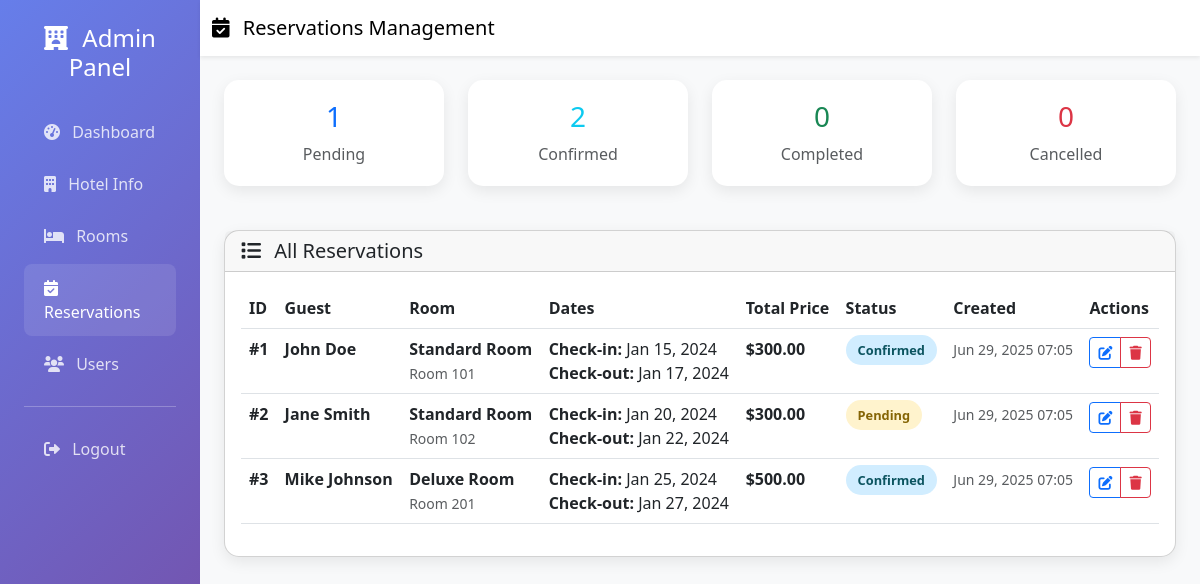
The app's page /admin/reservations.php (signed in) with its own data.
### tables this page shows
CREATE TABLE reservations (
    id INT AUTO_INCREMENT PRIMARY KEY,
    booking_id VARCHAR(50) UNIQUE NOT NULL,
    room_id INT NOT NULL,
    guest_name VARCHAR(255) NOT NULL,
    email VARCHAR(255) NOT NULL,
    phone VARCHAR(20),
    check_in_date DATE NOT NULL,
    check_out_date DATE NOT NULL,
    num_guests INT NOT NULL,
    total_price DECIMAL(10,2),
    status ENUM('pending', 'confirmed', 'cancelled', 'completed') DEFAULT 'pending',
    special_requests TEXT,
    created_at TIMESTAMP DEFAULT CURRENT_TIMESTAMP,
    updated_at TIMESTAMP DEFAULT CURRENT_TIMESTAMP ON UPDATE CURRENT_TIMESTAMP,
    FOREIGN KEY (room_id) REFERENCES rooms(id) ON DELETE CASCADE
);

CREATE TABLE rooms (
    id INT AUTO_INCREMENT PRIMARY KEY,
    name VARCHAR(100) NOT NULL,
    room_number VARCHAR(50) NOT NULL UNIQUE,
    room_type VARCHAR(100) NOT NULL,
    capacity INT NOT NULL,
    size INT,
    price_per_night DECIMAL(10,2) NOT NULL,
    description TEXT,
    has_wifi BOOLEAN DEFAULT TRUE,
    has_tv BOOLEAN DEFAULT TRUE,
    has_ac BOOLEAN DEFAULT TRUE,
    is_available BOOLEAN DEFAULT TRUE,
    image_url VARCHAR(500),
    created_at TIMESTAMP DEFAULT CURRENT_TIMESTAMP,
    updated_at TIMESTAMP DEFAULT CURRENT_TIMESTAMP ON UPDATE CURRENT_TIMESTAMP
);

### admin/reservations.php (the view, shortened to what this page needs)
<?php
$pdo = getDBConnection();
$stmt = $pdo->query("
    SELECT r.*,
           rm.room_type, rm.room_number, rm.price_per_night
    FROM reservations r
    JOIN rooms rm ON r.room_id = rm.id
    ORDER BY r.created_at DESC
");
$reservations = $stmt->fetchAll();
$stmt = $pdo->query("SELECT status, COUNT(*) as count FROM reservations GROUP BY status");
$statusCounts = $stmt->fetchAll();
$statusStats = [];
foreach ($statusCounts as $stat) {
    $statusStats[$stat['status']] = $stat['count'];
}
?>
<!DOCTYPE html>
<html lang="en">
<head>
    <link href="https://cdn.jsdelivr.net/npm/bootstrap@5.3.0/dist/css/bootstrap.min.css" rel="stylesheet">
    <link href="https://cdnjs.cloudflare.com/ajax/libs/font-awesome/6.0.0/css/all.min.css" rel="stylesheet">
</head>
<body>
    <div class="container-fluid">
        <div class="row">
            <div class="col-md-3 col-lg-2 px-0">
                <div class="sidebar">
                    <div class="p-4">
                        <h4 class="text-center mb-4">
                            <i class="fas fa-hotel me-2"></i>
                            Admin Panel
                        </h4>
                        <nav class="nav flex-column">
                            <a class="nav-link" href="dashboard.php">
                                <i class="fas fa-tachometer-alt me-2"></i>
                                Dashboard
                            </a>
                            <a class="nav-link" href="hotel.php">
                                <i class="fas fa-building me-2"></i>
                                Hotel Info
                            </a>
                            <a class="nav-link" href="rooms.php">
                                <i class="fas fa-bed me-2"></i>
                                Rooms
                            </a>
                            <a class="nav-link active" href="reservations.php">
                                <i class="fas fa-calendar-check me-2"></i>
                                Reservations
                            </a>
                            <a class="nav-link" href="users.php">
                                <i class="fas fa-users me-2"></i>
                                Users
                            </a>
                            <hr class="my-3">
                            <a class="nav-link" href="?logout=1">
                                <i class="fas fa-sign-out-alt me-2"></i>
                                Logout
                            </a>
                        </nav>
                    </div>
                </div>
            </div>
            <div class="col-md-9 col-lg-10 px-0">
                <div class="main-content">
                    <nav class="navbar navbar-expand-lg navbar-light bg-white shadow-sm">
                        <div class="container-fluid">
                            <span class="navbar-brand">
                                <i class="fas fa-calendar-check me-2"></i>
                                Reservations Management
                            </span>
                        </div>
                    </nav>
                    <div class="p-4">
                        <div class="row mb-4">
                            <div class="col-md-3">
                                <div class="stats-card text-center">
                                    <h3 class="text-primary"><?php echo $statusStats['pending'] ?? 0; ?></h3>
                                    <p class="text-muted mb-0">Pending</p>
                                </div>
                            </div>
                            <div class="col-md-3">
                                <div class="stats-card text-center">
                                    <h3 class="text-info"><?php echo $statusStats['confirmed'] ?? 0; ?></h3>
                                    <p class="text-muted mb-0">Confirmed</p>
                                </div>
                            </div>
                            <div class="col-md-3">
                                <div class="stats-card text-center">
                                    <h3 class="text-success"><?php echo $statusStats['completed'] ?? 0; ?></h3>
                                    <p class="text-muted mb-0">Completed</p>
                                </div>
                            </div>
                            <div class="col-md-3">
                                <div class="stats-card text-center">
                                    <h3 class="text-danger"><?php echo $statusStats['cancelled'] ?? 0; ?></h3>
                                    <p class="text-muted mb-0">Cancelled</p>
                                </div>
                            </div>
                        </div>
                        <div class="card">
                            <div class="card-header">
                                <h5 class="mb-0">
                                    <i class="fas fa-list me-2"></i>
                                    All Reservations
                                </h5>
                            </div>
                            <div class="card-body">
                                <div class="table-responsive">
                                    <table class="table table-hover">
                                        <thead>
                                            <tr>
                                                <th>ID</th>
                                                <th>Guest</th>
                                                <th>Room</th>
                                                <th>Dates</th>
                                                <th>Total Price</th>
                                                <th>Status</th>
                                                <th>Created</th>
                                                <th>Actions</th>
                                            </tr>
                                        </thead>
                                        <tbody>
                                            <?php foreach ($reservations as $reservation): ?>
                                                <tr>
                                                    <td>
                                                        <strong>#<?php echo $reservation['id']; ?></strong>
                                                    </td>
                                                    <td>
                                                        <div>
                                                            <strong><?php echo htmlspecialchars($reservation['guest_name']); ?></strong><br>
                                                        </div>
                                                    </td>
                                                    <td>
                                                        <div>
                                                            <strong><?php echo htmlspecialchars($reservation['room_type']); ?></strong><br>
                                                            <small class="text-muted">
                                                                Room <?php echo htmlspecialchars($reservation['room_number']); ?>
                                                            </small>
                                                        </div>
                                                    </td>
                                                    <td>
                                                        <div>
                                                            <strong>Check-in:</strong> <?php echo date('M d, Y', strtotime($reservation['check_in_date'])); ?><br>
                                                            <strong>Check-out:</strong> <?php echo date('M d, Y', strtotime($reservation['check_out_date'])); ?>
                                                        </div>
                                                    </td>
                                                    <td>
                                                        <strong>$<?php echo number_format($reservation['total_price'], 2); ?></strong>
                                                    </td>
                                                    <td>
                                                        <span class="status-badge status-<?php echo $reservation['status']; ?>">
                                                            <?php echo ucfirst($reservation['status']); ?>
                                                        </span>
                                                    </td>
                                                    <td>
                                                        <small class="text-muted">
                                                            <?php echo date('M d, Y H:i', strtotime($reservation['created_at'])); ?>
                                                        </small>
                                                    </td>
                                                    <td>
                                                        <div class="btn-group" role="group">
                                                            <button type="button" class="btn btn-sm btn-outline-primary" onclick="updateStatus(<?php echo $reservation['id']; ?>, '<?php echo $reservation['status']; ?>')">
                                                                <i class="fas fa-edit"></i>
                                                            </button>
                                                            <button type="button" class="btn btn-sm btn-outline-danger" onclick="deleteReservation(<?php echo $reservation['id']; ?>, '<?php echo htmlspecialchars($reservation['guest_name']); ?>')">
                                                                <i class="fas fa-trash"></i>
                                                            </button>
                                                        </div>
                                                    </td>
                                                </tr>
                                            <?php endforeach; ?>
                                        </tbody>
                                    </table>
                                </div>
                            </div>
                        </div>
                    </div>
                </div>
            </div>
        </div>
    </div>
</body>
</html>

### admin/reservations.php (style rules this page uses)
.sidebar { background: linear-gradient(135deg, #667eea 0%, #764ba2 100%); min-height: 100vh; color: white; }
.sidebar .nav-link { color: rgba(255, 255, 255, 0.8); padding: 12px 20px; border-radius: 8px; margin: 2px 0; transition: all 0.3s ease; }
.sidebar .nav-link:hover, .sidebar .nav-link.active { color: white; background: rgba(255, 255, 255, 0.1); }
.main-content { background: #f8f9fa; min-height: 100vh; }
.card { border-radius: 15px; box-shadow: 0 5px 15px rgba(0, 0, 0, 0.08); }
.status-badge { padding: 6px 12px; border-radius: 20px; font-size: 0.8rem; font-weight: 600; }
.status-pending { background: #fff3cd; color: #856404; }
.status-confirmed { background: #d1edff; color: #0c5460; }
.stats-card { background: white; border-radius: 15px; padding: 20px; box-shadow: 0 5px 15px rgba(0, 0, 0, 0.08); margin-bottom: 20px; }

### records on screen
reservations: id "1", guest_name "John Doe", room.room_type "Standard Room", room.room_number "101", check_in_date "Jan 15, 2024", check_out_date "Jan 17, 2024", total_price "300.00", status "Confirmed", created_at "Jun 29, 2025 07:05"
reservations: id "2", guest_name "Jane Smith", room.room_type "Standard Room", room.room_number "102", check_in_date "Jan 20, 2024", check_out_date "Jan 22, 2024", total_price "300.00", status "Pending", created_at "Jun 29, 2025 07:05"
reservations: id "3", guest_name "Mike Johnson", room.room_type "Deluxe Room", room.room_number "201", check_in_date "Jan 25, 2024", check_out_date "Jan 27, 2024", total_price "500.00", status "Confirmed", created_at "Jun 29, 2025 07:05"

### other values on screen
$statusStats['pending'] "1"
$statusStats['confirmed'] "2"
$statusStats['completed'] "0"
$statusStats['cancelled'] "0"
